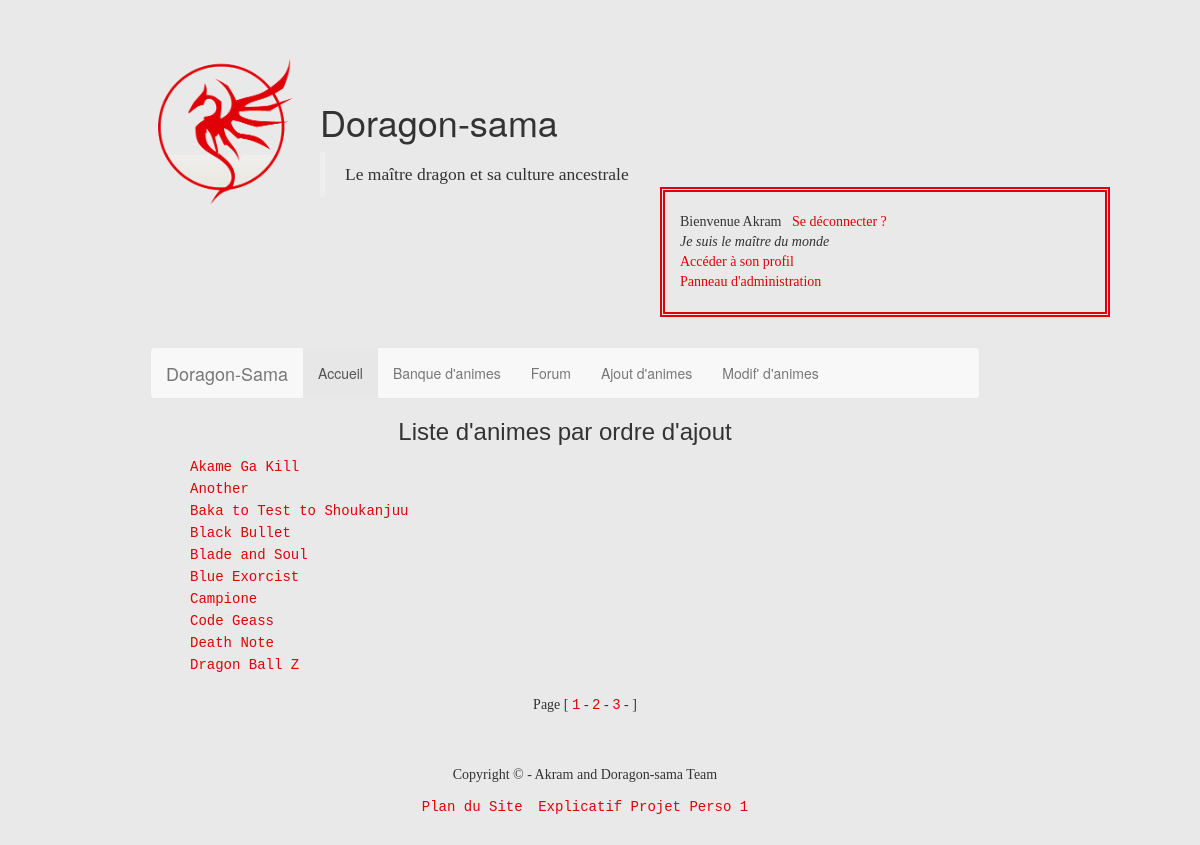
The page /suppadmin.php?op=anime&page=1 (signed in) on the database its author committed.
### tables this page shows
CREATE TABLE IF NOT EXISTS `anime` (
  `numanime` int(11) NOT NULL AUTO_INCREMENT,
  `nomanime` varchar(50) NOT NULL,
  `genre_anime` varchar(20) NOT NULL,
  `statut_anime` varchar(20) NOT NULL,
  `dateparution` date NOT NULL,
  `nbrepisodes` int(11) NOT NULL,
  `nbresaisons` int(11) NOT NULL,
  `synopsis` text NOT NULL,
  PRIMARY KEY (`numanime`)
);

### suppadmin.php (the view, shortened to what this page needs)
<?php
	require ("config.php");
?>
<!DOCTYPE html>
<html>
    <head>
		<?php require ("boostrap.func.php"); ?>
		<link rel="stylesheet" type="text/css" href="style.css">
    </head>
	<body>
    <div id="bloc_page">
    	<header>
    		<?php require ("inc/header.php"); ?>
			<?php
    			require ("menu.php")
    		?>
    	</header>
		<section>
			<?php
			if (isset($_GET['op']) && is_string($_GET['op']) && !empty($_GET['op']) && !is_numeric($_GET['op'])) {
				$op = strval($_GET['op']);
				$op = htmlspecialchars($op);
				if ($op == 'anime') {
					$count = $bdd->query('SELECT COUNT(*) AS Nbelements FROM anime');
					$data = $count->fetch();
					$nbshow = 10;
				}elseif ($op == 'commentaires') {
					$count = $bdd->query('SELECT COUNT(*) AS Nbelements FROM commentaires');
					$data = $count->fetch();
					$nbshow = 5;
				}elseif ($op == 'messages') {
					$count = $bdd->query('SELECT COUNT(*) AS Nbelements FROM messages');
					$data = $count->fetch();
					$nbshow = 5;
				}elseif ($op == 'utilisateurs') {
					$count = $bdd->query('SELECT COUNT(*) AS Nbelements FROM utilisateurs');
					$data = $count->fetch();
					$nbshow = 5;
				}
	    		$defaut = 1;
	    		$nbelements = $data['Nbelements'];
	    		$nbpages = ceil($nbelements/$nbshow);
				if (isset($_GET['page']) && is_numeric($_GET['page']) && !empty($_GET['page'])) {
				$page = intval($_GET['page']);
				if ($page >= 1 && $page <= $nbpages) {
					$defaut = $page;
				} elseif ($page < 1) {
					$defaut = 1;
				} else {
					$defaut = $nbpages;
				}
			?>
			<article style=" text-align: center;">
			<?php
				switch ($op) {
				case 'anime':
				echo '<h3>Liste d\'animes par ordre d\'ajout</h3>';
				echo '<ul>';
					$sql = $bdd->query("SELECT * FROM anime ORDER BY nomanime ASC LIMIT ".(($defaut - 1)*$nbshow).", $nbshow") or exit(print_r($sql->errorInfo()));
					while ($infos = $sql->fetch())
					{
			?>
				<li><a href="deletefrom.php?op=<?php echo $op; ?>&num=<?php echo $infos['numanime']?>"><?php echo $infos['nomanime']; ?></a></li>
			<?php
					}
					echo "<br/>";
					echo "<p> Page [ ";
					for ($i=1; $i <= $nbpages ; $i++) {
						echo " <a href='suppadmin.php?op=$op&page=$i'>$i</a> - ";
					}
					echo " ]</p>";
					break;
			?>
		<?php
					}
				}
			} else header('Location:paneladmin.php');
		?>
		<footer>
			<?php require('footer.php'); ?>
		</footer>
	</div>
    </body>
</html>

### style.css (style rules this page uses)
body { background-color : rgb(233,233,233); width: 90%; }
#bloc_page { display: block; background-color : rgb(233,233,233); text-align: left; margin-bottom: 50px; margin-top: 50px; margin-left: 150px; margin-right: 100px; }
section a, footer a { font-family: 'Courier New', 'Comic Sans MS', sans-serif; }
h3 { font-family: 'Lucida Fax', 'Bookman Old Sty', sans-serif ; }
p, ol { font-family: 'Footlight MT Light', 'Times New Roman', sans-serif ; }
article li { list-style-type: none; text-align: left; margin-right: 15px; }
a { color:rgb(224,0,8); }

### rows shown on the page
anime: nomanime "Akame Ga Kill"
anime: nomanime "Another"
anime: nomanime "Baka to Test to Shoukanjuu"
anime: nomanime "Black Bullet"
anime: nomanime "Blade and Soul"
anime: nomanime "Blue Exorcist"
anime: nomanime "Campione"
anime: nomanime "Code Geass"
anime: nomanime "Death Note"
anime: nomanime "Dragon Ball Z"

### other values the page prints
$_SESSION['pseudo'] "Akram"
$_SESSION['statut_humeur'] "Je suis le maître du monde"
